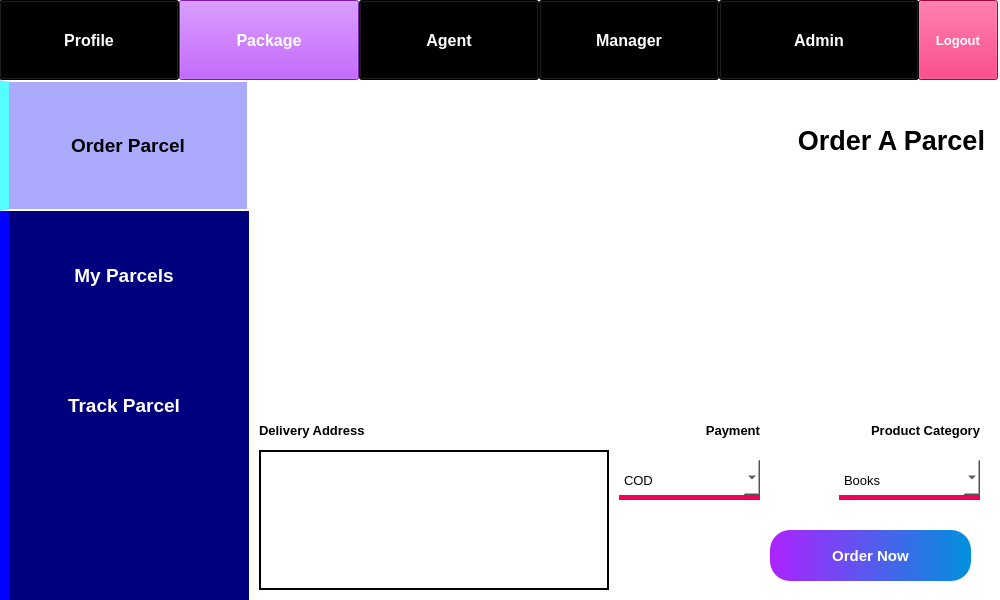
<?xml version="1.0" encoding="UTF-8"?>
<ui version="4.0">
 <class>Form</class>
 <widget class="QWidget" name="Form">
  <property name="geometry">
   <rect>
    <x>0</x>
    <y>0</y>
    <width>1000</width>
    <height>600</height>
   </rect>
  </property>
  <property name="minimumSize">
   <size>
    <width>1000</width>
    <height>600</height>
   </size>
  </property>
  <property name="windowTitle">
   <string>PMS - Order Parcel</string>
  </property>
  <property name="styleSheet">
   <string notr="true">background-color: rgb(255, 255, 255);</string>
  </property>
  <widget class="QLabel" name="label">
   <property name="geometry">
    <rect>
     <x>-1</x>
     <y>80</y>
     <width>250</width>
     <height>520</height>
    </rect>
   </property>
   <property name="styleSheet">
    <string notr="true">background-color: rgb(0, 0, 127);
border-left: 10px solid rgb(0, 0, 255);</string>
   </property>
   <property name="text">
    <string/>
   </property>
  </widget>
  <widget class="QPushButton" name="pushButton">
   <property name="geometry">
    <rect>
     <x>-1</x>
     <y>0</y>
     <width>180</width>
     <height>80</height>
    </rect>
   </property>
   <property name="font">
    <font>
     <pointsize>12</pointsize>
     <weight>75</weight>
     <bold>true</bold>
    </font>
   </property>
   <property name="styleSheet">
    <string notr="true">background-color: rgb(0, 0, 0);
color: rgb(255, 255, 255);</string>
   </property>
   <property name="text">
    <string>Profile</string>
   </property>
  </widget>
  <widget class="QComboBox" name="comboBox">
   <property name="geometry">
    <rect>
     <x>619</x>
     <y>460</y>
     <width>141</width>
     <height>40</height>
    </rect>
   </property>
   <property name="font">
    <font>
     <pointsize>10</pointsize>
    </font>
   </property>
   <property name="styleSheet">
    <string notr="true">border: none;
border-bottom: 5px solid rgb(245, 0, 87);</string>
   </property>
   <item>
    <property name="text">
     <string>COD</string>
    </property>
   </item>
   <item>
    <property name="text">
     <string>Paid</string>
    </property>
   </item>
  </widget>
  <widget class="QPushButton" name="pushButton_2">
   <property name="geometry">
    <rect>
     <x>179</x>
     <y>0</y>
     <width>180</width>
     <height>80</height>
    </rect>
   </property>
   <property name="font">
    <font>
     <pointsize>12</pointsize>
     <weight>75</weight>
     <bold>true</bold>
    </font>
   </property>
   <property name="styleSheet">
    <string notr="true">background-color: rgb(173, 35, 255);
color: rgb(255, 255, 255);</string>
   </property>
   <property name="text">
    <string>Package</string>
   </property>
  </widget>
  <widget class="QPushButton" name="pushButton_4">
   <property name="geometry">
    <rect>
     <x>539</x>
     <y>0</y>
     <width>180</width>
     <height>80</height>
    </rect>
   </property>
   <property name="font">
    <font>
     <pointsize>12</pointsize>
     <weight>75</weight>
     <bold>true</bold>
    </font>
   </property>
   <property name="styleSheet">
    <string notr="true">background-color: rgb(0, 0, 0);
color: rgb(255, 255, 255);</string>
   </property>
   <property name="text">
    <string>Manager</string>
   </property>
  </widget>
  <widget class="QLabel" name="label_4">
   <property name="geometry">
    <rect>
     <x>789</x>
     <y>410</y>
     <width>191</width>
     <height>40</height>
    </rect>
   </property>
   <property name="font">
    <font>
     <pointsize>10</pointsize>
     <weight>75</weight>
     <bold>true</bold>
    </font>
   </property>
   <property name="text">
    <string>Product Category</string>
   </property>
   <property name="alignment">
    <set>Qt::AlignRight|Qt::AlignTrailing|Qt::AlignVCenter</set>
   </property>
  </widget>
  <widget class="QPushButton" name="pushButton_7">
   <property name="geometry">
    <rect>
     <x>918</x>
     <y>0</y>
     <width>80</width>
     <height>80</height>
    </rect>
   </property>
   <property name="font">
    <font>
     <pointsize>10</pointsize>
     <weight>75</weight>
     <bold>true</bold>
    </font>
   </property>
   <property name="styleSheet">
    <string notr="true">background-color: rgb(245, 0, 87);
color: rgb(255, 255, 255);</string>
   </property>
   <property name="text">
    <string>Logout</string>
   </property>
  </widget>
  <widget class="QTextBrowser" name="textBrowser">
   <property name="geometry">
    <rect>
     <x>259</x>
     <y>450</y>
     <width>350</width>
     <height>140</height>
    </rect>
   </property>
   <property name="styleSheet">
    <string notr="true">border: 2px solid;</string>
   </property>
  </widget>
  <widget class="QLabel" name="label_3">
   <property name="geometry">
    <rect>
     <x>629</x>
     <y>410</y>
     <width>131</width>
     <height>40</height>
    </rect>
   </property>
   <property name="font">
    <font>
     <pointsize>10</pointsize>
     <weight>75</weight>
     <bold>true</bold>
    </font>
   </property>
   <property name="text">
    <string>Payment</string>
   </property>
   <property name="alignment">
    <set>Qt::AlignRight|Qt::AlignTrailing|Qt::AlignVCenter</set>
   </property>
  </widget>
  <widget class="QPushButton" name="pushButton_9">
   <property name="geometry">
    <rect>
     <x>-1</x>
     <y>210</y>
     <width>250</width>
     <height>131</height>
    </rect>
   </property>
   <property name="font">
    <font>
     <pointsize>14</pointsize>
     <weight>75</weight>
     <bold>true</bold>
    </font>
   </property>
   <property name="styleSheet">
    <string notr="true">background-color: rgb(0, 0, 127);
color: rgb(255, 255, 255);
border-left: 10px solid rgb(0, 0, 255);</string>
   </property>
   <property name="text">
    <string>My Parcels</string>
   </property>
   <property name="flat">
    <bool>true</bool>
   </property>
  </widget>
  <widget class="QLabel" name="label_6">
   <property name="geometry">
    <rect>
     <x>259</x>
     <y>410</y>
     <width>191</width>
     <height>40</height>
    </rect>
   </property>
   <property name="font">
    <font>
     <pointsize>10</pointsize>
     <weight>75</weight>
     <bold>true</bold>
    </font>
   </property>
   <property name="text">
    <string>Delivery Address</string>
   </property>
  </widget>
  <widget class="QPushButton" name="pushButton_8">
   <property name="geometry">
    <rect>
     <x>-1</x>
     <y>80</y>
     <width>250</width>
     <height>131</height>
    </rect>
   </property>
   <property name="font">
    <font>
     <pointsize>14</pointsize>
     <weight>75</weight>
     <bold>true</bold>
    </font>
   </property>
   <property name="styleSheet">
    <string notr="true">background-color: rgb(170, 170, 255);
color: rgb(0, 0, 0);
border: 2px solid white;
border-left: 10px solid rgb(85, 255, 255);</string>
   </property>
   <property name="text">
    <string>Order Parcel</string>
   </property>
   <property name="flat">
    <bool>true</bool>
   </property>
  </widget>
  <widget class="QLabel" name="label_5">
   <property name="geometry">
    <rect>
     <x>249</x>
     <y>80</y>
     <width>750</width>
     <height>311</height>
    </rect>
   </property>
   <property name="text">
    <string/>
   </property>
   <property name="pixmap">
    <pixmap>../images/order parcel.png</pixmap>
   </property>
   <property name="scaledContents">
    <bool>true</bool>
   </property>
  </widget>
  <widget class="QPushButton" name="pushButton_5">
   <property name="geometry">
    <rect>
     <x>719</x>
     <y>0</y>
     <width>200</width>
     <height>80</height>
    </rect>
   </property>
   <property name="font">
    <font>
     <pointsize>12</pointsize>
     <weight>75</weight>
     <bold>true</bold>
    </font>
   </property>
   <property name="styleSheet">
    <string notr="true">background-color: rgb(0, 0, 0);
color: rgb(255, 255, 255);</string>
   </property>
   <property name="text">
    <string>Admin</string>
   </property>
  </widget>
  <widget class="QPushButton" name="pushButton_3">
   <property name="geometry">
    <rect>
     <x>359</x>
     <y>0</y>
     <width>180</width>
     <height>80</height>
    </rect>
   </property>
   <property name="font">
    <font>
     <pointsize>12</pointsize>
     <weight>75</weight>
     <bold>true</bold>
    </font>
   </property>
   <property name="styleSheet">
    <string notr="true">background-color: rgb(0, 0, 0);
color: rgb(255, 255, 255);</string>
   </property>
   <property name="text">
    <string>Agent</string>
   </property>
  </widget>
  <widget class="QPushButton" name="pushButton_10">
   <property name="geometry">
    <rect>
     <x>-1</x>
     <y>340</y>
     <width>250</width>
     <height>131</height>
    </rect>
   </property>
   <property name="font">
    <font>
     <pointsize>14</pointsize>
     <weight>75</weight>
     <bold>true</bold>
    </font>
   </property>
   <property name="styleSheet">
    <string notr="true">background-color: rgb(0, 0, 127);
color: rgb(255, 255, 255);
border-left: 10px solid rgb(0, 0, 255);</string>
   </property>
   <property name="text">
    <string>Track Parcel</string>
   </property>
   <property name="flat">
    <bool>true</bool>
   </property>
  </widget>
  <widget class="QLabel" name="label_2">
   <property name="geometry">
    <rect>
     <x>659</x>
     <y>100</y>
     <width>341</width>
     <height>81</height>
    </rect>
   </property>
   <property name="font">
    <font>
     <pointsize>20</pointsize>
     <weight>75</weight>
     <bold>true</bold>
    </font>
   </property>
   <property name="text">
    <string>Order A Parcel  </string>
   </property>
   <property name="alignment">
    <set>Qt::AlignRight|Qt::AlignTrailing|Qt::AlignVCenter</set>
   </property>
  </widget>
  <widget class="QComboBox" name="comboBox_2">
   <property name="geometry">
    <rect>
     <x>839</x>
     <y>460</y>
     <width>141</width>
     <height>40</height>
    </rect>
   </property>
   <property name="font">
    <font>
     <pointsize>10</pointsize>
    </font>
   </property>
   <property name="styleSheet">
    <string notr="true">border: none;
border-bottom: 5px solid rgb(245, 0, 87);</string>
   </property>
   <item>
    <property name="text">
     <string>Books</string>
    </property>
   </item>
   <item>
    <property name="text">
     <string>Electronics</string>
    </property>
   </item>
   <item>
    <property name="text">
     <string>Furniture</string>
    </property>
   </item>
   <item>
    <property name="text">
     <string>Garments</string>
    </property>
   </item>
   <item>
    <property name="text">
     <string>Grocery</string>
    </property>
   </item>
   <item>
    <property name="text">
     <string>Laptop</string>
    </property>
   </item>
   <item>
    <property name="text">
     <string>Mobile</string>
    </property>
   </item>
   <item>
    <property name="text">
     <string>Sports</string>
    </property>
   </item>
   <item>
    <property name="text">
     <string>Toy</string>
    </property>
   </item>
  </widget>
  <widget class="QPushButton" name="pushButton_6">
   <property name="geometry">
    <rect>
     <x>770</x>
     <y>530</y>
     <width>201</width>
     <height>51</height>
    </rect>
   </property>
   <property name="font">
    <font>
     <pointsize>11</pointsize>
     <weight>75</weight>
     <bold>true</bold>
    </font>
   </property>
   <property name="styleSheet">
    <string notr="true">background-color: qlineargradient(spread:pad, x1:0, y1:0, x2:1, y2:0, stop:0 rgba(173, 35, 255, 255), stop:1 rgba(0, 145, 221, 255));
color: rgb(255, 255, 255);
border-radius: 20px;</string>
   </property>
   <property name="text">
    <string>Order Now</string>
   </property>
  </widget>
 </widget>
 <resources/>
 <connections/>
</ui>
